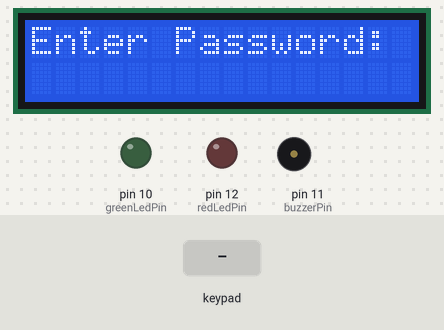
Bench run of a sketch on a simulated Arduino Uno, built with avr-gcc and run on an emulated ATmega328P. Parts: 16×2 character LCD, output pins drawn as LEDs (lit = HIGH), buzzer (waves = sounding). The inputs (shaded band) are chosen by the test bench.

Above: at 1.2 s.
1.3 s: keypad keys 9 8 7 6 D pressed 0.4 s apart
At 4.6 s:
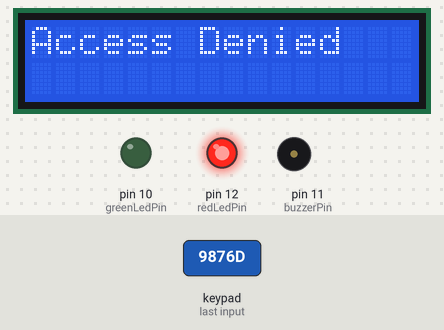
4.8 s: keypad keys 9 8 7 6 # pressed 0.4 s apart
At 7.5 s:
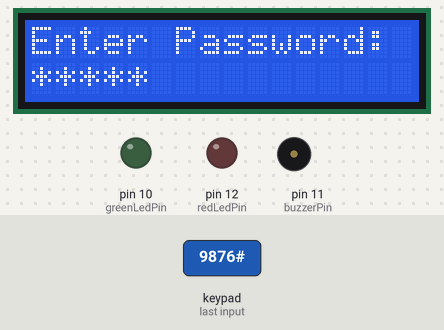
8.3 s: key '1' pressed
At 8.9 s:
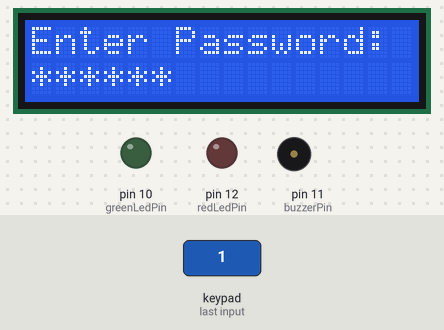
9.8 s: keypad keys 1 3 9 7 D pressed 0.4 s apart
At 13.1 s:
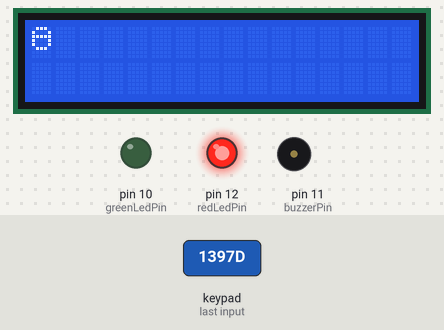
13.3 s: key '2' pressed
At 15.8 s:
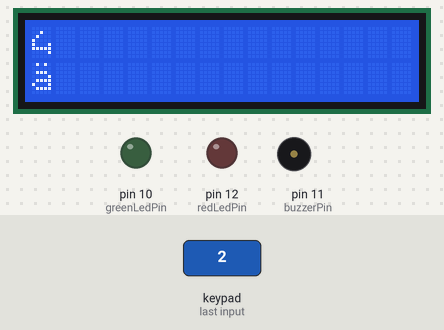
16.1 s: keypad keys 9 8 7 6 * pressed 0.4 s apart
At 18.4 s:
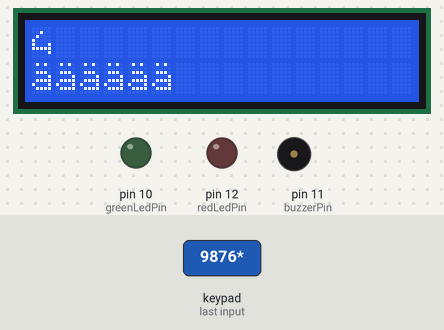
Timing chart, 0 to 19.9 s (numbered marks = the images above; inputs shaded):
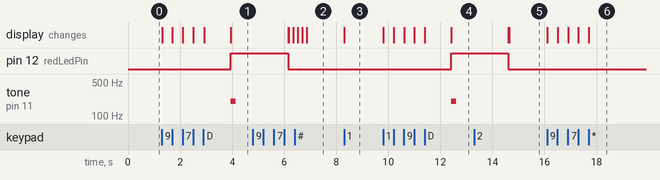

The sketch:

Project.ino
```cpp
#include <Wire.h>
#include <LiquidCrystal_I2C.h>
#include <Keypad.h>

LiquidCrystal_I2C lcd(0x27, 16, 2);

#define Password_Length 9
char userInput[Password_Length];
char Master[Password_Length] = "1";
char customKey;
byte pressCount = 0;

const byte ROWS = 4; // Rows and columns for the 4x4 keypad
const byte COLS = 4;

char twelveKeys[ROWS][COLS] = {
  {'1', '2', '3', 'A'},
  {'4', '5', '6', 'B'},
  {'7', '8', '9', 'C'},
  {'*', '0', '#', 'D'}
};

byte rowPins[ROWS] = {9, 8, 7, 6}; // Row pins on Arduino
byte colPins[COLS] = {5, 4, 3, 2}; // Column pins on Arduino

const int buzzerPin = 11; // Define buzzer pin
const int greenLedPin = 10; // Define green LED pin
const int redLedPin = 12; // Define red LED pin

Keypad customKeypad = Keypad(makeKeymap(twelveKeys), rowPins, colPins, ROWS, COLS);

void setup() {
  Wire.begin();
  Serial.begin(9600);
  lcd.init();
  lcd.backlight();
  lcd.clear();
  lcd.print("Enter Password:");

  pinMode(buzzerPin, OUTPUT); // Set buzzer pin as output
  pinMode(greenLedPin, OUTPUT); // Set green LED pin as output
  pinMode(redLedPin, OUTPUT); // Set red LED pin as output
}

void loop() {
  customKey = customKeypad.getKey();

  if (customKey != NO_KEY && customKey != 'C' && customKey != 'D') {
    userInput[pressCount] = customKey;
    lcd.setCursor(pressCount, 1);
    lcd.print("*");
    pressCount++;
  }
  else if (customKey == 'C') {
    lcd.clear();
    clearData();
    lcd.print("Enter Password:");
  }
  else if (customKey == 'D') {
    lcd.clear();
    lcd.print("Checking Password...");
    delay(1000);
    if (!strcmp(userInput, Master)) {
      lcd.clear();
      lcd.print("Access Granted");
      digitalWrite(greenLedPin, HIGH); // Turn on green LED
      buzz(1000, 500); // Buzz for 1 second
      delay(2000);
    } else {
      lcd.clear();
      lcd.print("Access Denied");
      digitalWrite(redLedPin, HIGH); // Turn on red LED
      buzz(200, 200); // Buzz for 200 ms
      delay(2000);
    }
    clearData();
    lcd.clear();
    lcd.print("Enter Password:");
    digitalWrite(greenLedPin, LOW); // Turn off green LED
    digitalWrite(redLedPin, LOW); // Turn off red LED
  }
}

void clearData() {
  for (int i = 0; i < Password_Length; i++) {
    userInput[i] = '\0';
  }
  pressCount = 0;
}

void buzz(unsigned int frequency, unsigned int duration) {
  tone(buzzerPin, frequency);
  delay(duration);
  noTone(buzzerPin);
}
```

Measured:
- after the input at 1.3 s, pin 12 (redLedPin): LOW → HIGH after 2.6 s; tone on pin 11 (buzzerPin): silent → 200 Hz after 2.6 s, → silent 0.20 s later; the display: first changes at once (image 1 shows a later state)
- after the input at 4.8 s, the display: first differs from a run without the input after 1.4 s (image 2 shows a later state)
- after the input at 8.3 s, the display: changes at once (image 3)
- after the input at 9.8 s, pin 12 (redLedPin): LOW → HIGH after 2.6 s; tone on pin 11 (buzzerPin): silent → 200 Hz after 2.6 s, → silent 0.20 s later; the display: first changes at once (image 4 shows a later state)
- after the input at 13.3 s, the display: first differs from a run without the input after 1.3 s (image 5)
- after the input at 16.1 s, the display: first changes at once (image 6 shows a later state)
